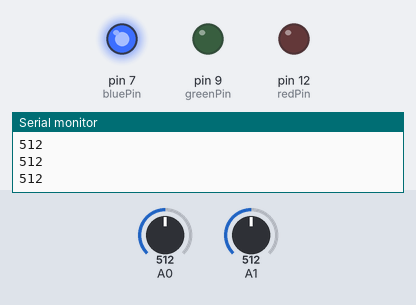
The sketch below on a simulated Arduino Uno, built with avr-gcc and run on an emulated ATmega328P. Shown: output pins drawn as LEDs (lit = HIGH), the last lines printed to the serial monitor. Inputs (shaded band) come from the test bench; at power-on: A0 = 512, A1 = 512. Pins used as bus, display or sensor lines are not drawn.

Above: at 1.3 s.
1.4 s: A0 set to 879
4.4 s: A0 set to 888
At 5.0 s:
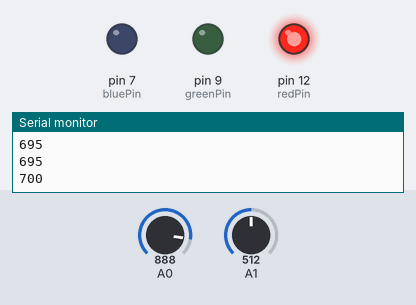
7.4 s: A1 set to 523
At 8.0 s:
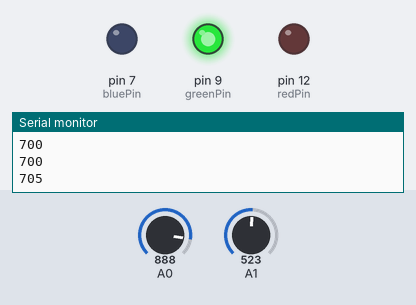
10.4 s: A1 set to 511
At 11.1 s:
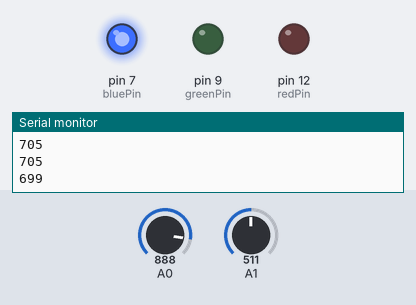
13.4 s: A1 set to 710
At 14.0 s:
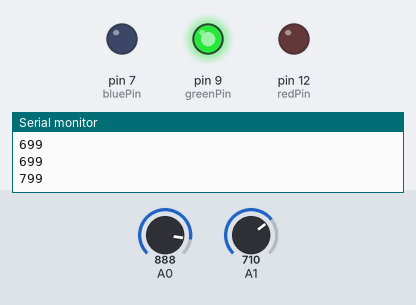
Timing chart, 0 to 16.4 s (numbered marks = the images above; inputs shaded):
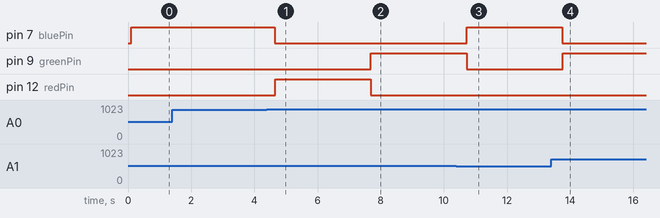

The sketch:

fst_sketch.ino
```cpp
// H T M A Riyadh
// Interactive Systems, Summer 2020
// eTextile: Force sensitive textile sensor
// https://github.com/MoonRiyadh/eTextilePressureSensor.git
// This is the code for sensing the pressure from the textile sensor


// Based on the adcTouch library --> https://github.com/martin2250/ADCTouch
// Based on zPatch --> https://github.com/zPatch/zPatch.github.io

int redPin = 12;
int greenPin = 9;
int bluePin = 7;
long randNumber;

//read and store resistance values from the sensor
int resistiveReading;

void setup()
{
  // open the arduino serial port
  Serial.begin(9600);

  //make some dealy before establishing connection
  delay(50);
  resistiveReading = readAnalogResistance(A0, A1, 3);

  // initialize the led's pin mode
  pinMode(redPin, OUTPUT);
  pinMode(greenPin, OUTPUT);
  pinMode(bluePin, OUTPUT);
  delay(50);
}


void loop()
{
  resistiveReading = readAnalogResistance(A0, A1, 3);
  led_on(resistiveReading);
  // not to flood the serial port
  delay(5);

}

// read from analog signals and store resistance
int readAnalogResistance(int pinA, int pinB, int number) {
  //initialize sensor resistance for each pin
  int resistanceA = 0;
  int resistanceB = 0;
  int resistance = 0;

  for (int i = 0; i < number; i++) {
    pinMode(pinA, OUTPUT);
    digitalWrite(pinA, LOW);
    pinMode(pinB, INPUT_PULLUP);
    resistanceB = analogRead(pinB);

    pinMode(pinB, OUTPUT);
    digitalWrite(pinB, LOW);
    pinMode(pinA, INPUT_PULLUP);
    resistanceA = analogRead(pinA);

    resistance = resistance + (resistanceA + resistanceB) / 2;

  }
  return resistance / number;
}

void led_on(int cap_value)
{
  Serial.println(cap_value);
  randNumber = cap_value;
    if (randNumber > 700)
    {
      digitalWrite(greenPin, HIGH);
      delay(500);
      digitalWrite(greenPin, LOW);
    }
    else if ((randNumber > 350) && (randNumber < 700))
    {
      digitalWrite(bluePin, HIGH);
      delay(500);
      digitalWrite(bluePin, LOW);
    }
    else
    {
      digitalWrite(redPin, HIGH);
      delay(500);
      digitalWrite(redPin, LOW);
    }
}
```

Measured:
- the behaviour switches between 887 and 888 on A0 (found by bisection; images 0 and 1)
- the behaviour switches between 513 and 514 on A1 (found by bisection; images 1 and 2)
- after the input at 4.4 s, pin 7 (bluePin): HIGH → LOW after 0.25 s; pin 12 (redPin): LOW → HIGH after 0.26 s
- after the input at 7.4 s, pin 9 (greenPin): LOW → HIGH after 0.29 s; pin 12 (redPin): HIGH → LOW after 0.28 s
- after the input at 10.4 s, pin 7 (bluePin): LOW → HIGH after 0.33 s; pin 9 (greenPin): HIGH → LOW after 0.32 s
- after the input at 13.4 s, pin 7 (bluePin): HIGH → LOW after 0.36 s; pin 9 (greenPin): LOW → HIGH after 0.36 s
